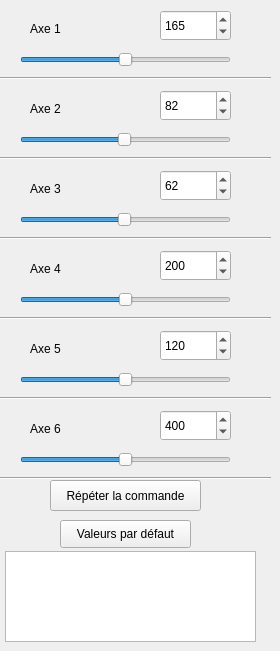
  <widget class="QWidget" name="tab_2">
   <property name="autoFillBackground">
    <bool>false</bool>
   </property>
   <attribute name="title">
    <string>Commande articulaire</string>
   </attribute>
   <widget class="QLabel" name="label_14">
    <property name="geometry">
     <rect>
      <x>30</x>
      <y>20</y>
      <width>62</width>
      <height>18</height>
     </rect>
    </property>
    <property name="text">
     <string>Axe 1</string>
    </property>
   </widget>
   <widget class="QSlider" name="slider_base_mobile">
    <property name="geometry">
     <rect>
      <x>20</x>
      <y>50</y>
      <width>211</width>
      <height>19</height>
     </rect>
    </property>
    <property name="autoFillBackground">
     <bool>false</bool>
    </property>
    <property name="maximum">
     <number>330</number>
    </property>
    <property name="singleStep">
     <number>1</number>
    </property>
    <property name="value">
     <number>165</number>
    </property>
    <property name="orientation">
     <enum>Qt::Horizontal</enum>
    </property>
   </widget>
   <widget class="Line" name="line_12">
    <property name="geometry">
     <rect>
      <x>0</x>
      <y>70</y>
      <width>271</width>
      <height>16</height>
     </rect>
    </property>
    <property name="orientation">
     <enum>Qt::Horizontal</enum>
    </property>
   </widget>
   <widget class="QLabel" name="label_15">
    <property name="geometry">
     <rect>
      <x>30</x>
      <y>100</y>
      <width>62</width>
      <height>18</height>
     </rect>
    </property>
    <property name="text">
     <string>Axe 2</string>
    </property>
   </widget>
   <widget class="Line" name="line_13">
    <property name="geometry">
     <rect>
      <x>0</x>
      <y>150</y>
      <width>271</width>
      <height>16</height>
     </rect>
    </property>
    <property name="orientation">
     <enum>Qt::Horizontal</enum>
    </property>
   </widget>
   <widget class="QSlider" name="slider_parallelogramme">
    <property name="geometry">
     <rect>
      <x>20</x>
      <y>130</y>
      <width>211</width>
      <height>19</height>
     </rect>
    </property>
    <property name="maximum">
     <number>165</number>
    </property>
    <property name="singleStep">
     <number>1</number>
    </property>
    <property name="value">
     <number>82</number>
    </property>
    <property name="orientation">
     <enum>Qt::Horizontal</enum>
    </property>
   </widget>
   <widget class="QLabel" name="label_16">
    <property name="geometry">
     <rect>
      <x>30</x>
      <y>180</y>
      <width>62</width>
      <height>18</height>
     </rect>
    </property>
    <property name="text">
     <string>Axe 3</string>
    </property>
   </widget>
   <widget class="Line" name="line_14">
    <property name="geometry">
     <rect>
      <x>0</x>
      <y>230</y>
      <width>271</width>
      <height>16</height>
     </rect>
    </property>
    <property name="orientation">
     <enum>Qt::Horizontal</enum>
    </property>
   </widget>
   <widget class="QSlider" name="slider_coude">
    <property name="geometry">
     <rect>
      <x>20</x>
      <y>210</y>
      <width>211</width>
      <height>19</height>
     </rect>
    </property>
    <property name="maximum">
     <number>125</number>
    </property>
    <property name="singleStep">
     <number>1</number>
    </property>
    <property name="value">
     <number>62</number>
    </property>
    <property name="orientation">
     <enum>Qt::Horizontal</enum>
    </property>
   </widget>
   <widget class="QLabel" name="label_17">
    <property name="geometry">
     <rect>
      <x>30</x>
      <y>260</y>
      <width>62</width>
      <height>18</height>
     </rect>
    </property>
    <property name="text">
     <string>Axe 4</string>
    </property>
   </widget>
   <widget class="Line" name="line_15">
    <property name="geometry">
     <rect>
      <x>0</x>
      <y>310</y>
      <width>271</width>
      <height>16</height>
     </rect>
    </property>
    <property name="orientation">
     <enum>Qt::Horizontal</enum>
    </property>
   </widget>
   <widget class="QSlider" name="slider_avant_bras">
    <property name="geometry">
     <rect>
      <x>20</x>
      <y>290</y>
      <width>211</width>
      <height>19</height>
     </rect>
    </property>
    <property name="maximum">
     <number>400</number>
    </property>
    <property name="singleStep">
     <number>1</number>
    </property>
    <property name="value">
     <number>200</number>
    </property>
    <property name="orientation">
     <enum>Qt::Horizontal</enum>
    </property>
   </widget>
   <widget class="QLabel" name="label_18">
    <property name="geometry">
     <rect>
      <x>30</x>
      <y>340</y>
      <width>62</width>
      <height>18</height>
     </rect>
    </property>
    <property name="text">
     <string>Axe 5</string>
    </property>
   </widget>
   <widget class="Line" name="line_16">
    <property name="geometry">
     <rect>
      <x>0</x>
      <y>390</y>
      <width>271</width>
      <height>16</height>
     </rect>
    </property>
    <property name="orientation">
     <enum>Qt::Horizontal</enum>
    </property>
   </widget>
   <widget class="QSlider" name="slider_poignet_1">
    <property name="geometry">
     <rect>
      <x>20</x>
      <y>370</y>
      <width>211</width>
      <height>19</height>
     </rect>
    </property>
    <property name="maximum">
     <number>240</number>
    </property>
    <property name="singleStep">
     <number>1</number>
    </property>
    <property name="value">
     <number>120</number>
    </property>
    <property name="orientation">
     <enum>Qt::Horizontal</enum>
    </property>
   </widget>
   <widget class="QLabel" name="label_19">
    <property name="geometry">
     <rect>
      <x>30</x>
      <y>420</y>
      <width>62</width>
      <height>18</height>
     </rect>
    </property>
    <property name="text">
     <string>Axe 6</string>
    </property>
   </widget>
   <widget class="Line" name="line_17">
    <property name="geometry">
     <rect>
      <x>0</x>
      <y>470</y>
      <width>271</width>
      <height>16</height>
     </rect>
    </property>
    <property name="orientation">
     <enum>Qt::Horizontal</enum>
    </property>
   </widget>
   <widget class="QSlider" name="slider_poignet_2">
    <property name="geometry">
     <rect>
      <x>20</x>
      <y>450</y>
      <width>211</width>
      <height>19</height>
     </rect>
    </property>
    <property name="maximum">
     <number>800</number>
    </property>
    <property name="singleStep">
     <number>1</number>
    </property>
    <property name="value">
     <number>400</number>
    </property>
    <property name="orientation">
     <enum>Qt::Horizontal</enum>
    </property>
   </widget>
   <widget class="QPushButton" name="repeat_button">
    <property name="geometry">
     <rect>
      <x>50</x>
      <y>480</y>
      <width>151</width>
      <height>31</height>
     </rect>
    </property>
    <property name="text">
     <string>Répéter la commande</string>
    </property>
   </widget>
   <widget class="QPushButton" name="reset_sliders">
    <property name="geometry">
     <rect>
      <x>60</x>
      <y>520</y>
      <width>131</width>
      <height>28</height>
     </rect>
    </property>
    <property name="text">
     <string>Valeurs par défaut</string>
    </property>
   </widget>
   <widget class="QSpinBox" name="spinBox">
    <property name="geometry">
     <rect>
      <x>160</x>
      <y>10</y>
      <width>71</width>
      <height>31</height>
     </rect>
    </property>
    <property name="minimum">
     <number>0</number>
    </property>
    <property name="maximum">
     <number>330</number>
    </property>
    <property name="value">
     <number>165</number>
    </property>
   </widget>
   <widget class="QSpinBox" name="spinBox_2">
    <property name="geometry">
     <rect>
      <x>160</x>
      <y>90</y>
      <width>71</width>
      <height>31</height>
     </rect>
    </property>
    <property name="minimum">
     <number>0</number>
    </property>
    <property name="maximum">
     <number>165</number>
    </property>
    <property name="value">
     <number>82</number>
    </property>
   </widget>
   <widget class="QSpinBox" name="spinBox_3">
    <property name="geometry">
     <rect>
      <x>160</x>
      <y>170</y>
      <width>71</width>
      <height>31</height>
     </rect>
    </property>
    <property name="minimum">
     <number>0</number>
    </property>
    <property name="maximum">
     <number>125</number>
    </property>
    <property name="value">
     <number>62</number>
    </property>
   </widget>
   <widget class="QSpinBox" name="spinBox_4">
    <property name="geometry">
     <rect>
      <x>160</x>
      <y>250</y>
      <width>71</width>
      <height>31</height>
     </rect>
    </property>
    <property name="minimum">
     <number>0</number>
    </property>
    <property name="maximum">
     <number>400</number>
    </property>
    <property name="value">
     <number>200</number>
    </property>
   </widget>
   <widget class="QSpinBox" name="spinBox_5">
    <property name="geometry">
     <rect>
      <x>160</x>
      <y>330</y>
      <width>71</width>
      <height>31</height>
     </rect>
    </property>
    <property name="minimum">
     <number>0</number>
    </property>
    <property name="maximum">
     <number>240</number>
    </property>
    <property name="value">
     <number>120</number>
    </property>
   </widget>
   <widget class="QSpinBox" name="spinBox_6">
    <property name="geometry">
     <rect>
      <x>160</x>
      <y>410</y>
      <width>71</width>
      <height>31</height>
     </rect>
    </property>
    <property name="minimum">
     <number>0</number>
    </property>
    <property name="maximum">
     <number>800</number>
    </property>
    <property name="value">
     <number>400</number>
    </property>
   </widget>
   <widget class="QTextBrowser" name="display_mgd">
    <property name="geometry">
     <rect>
      <x>5</x>
      <y>551</y>
      <width>251</width>
      <height>91</height>
     </rect>
    </property>
   </widget>
  </widget>
